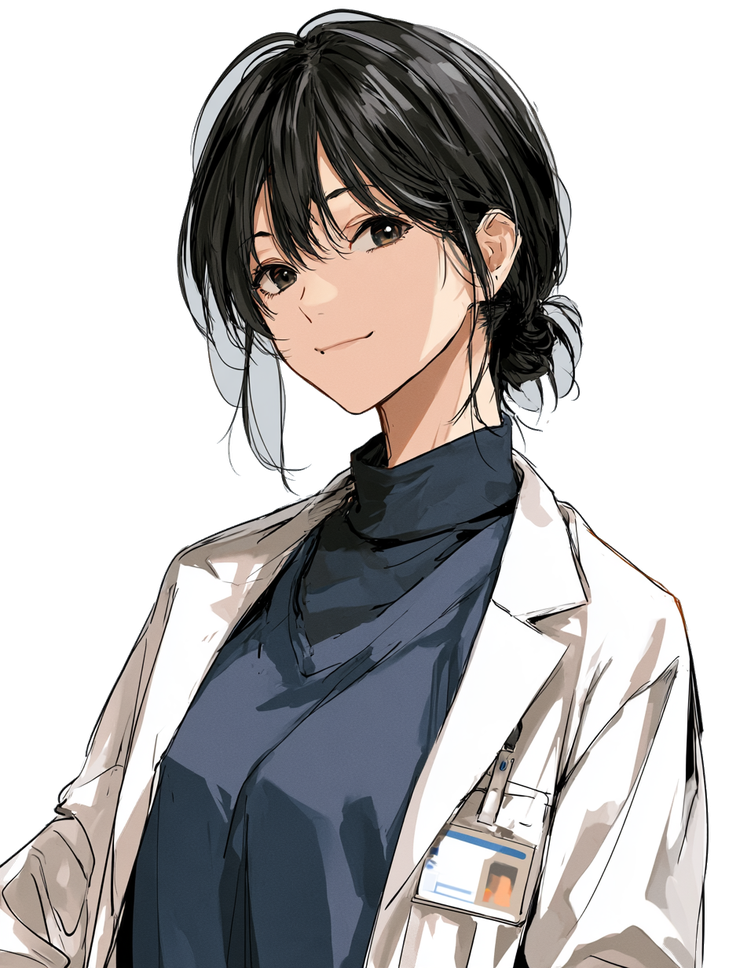
#> input picture assets/portraits/kanae_normal.png, 729 x 968 px, shrunk from 928 x 1232 before the run, found by its file name
$ python cutout.py --tolerance 30 assets/portraits/kanae_normal.png
#> lines starting #> are read from the running program, lines starting #| are printed output that depends on the picture; after the words box and inside, x2 and y2 are one past the last pixel; in counts of white or black regions, pixels touching at a corner belong together
"""立ち絵の背景（MJが描いた無地のグレー）を抜いて透過PNGにする。

やり方:
  1. 四隅から背景色を推定する
  2. 背景色に近い画素のうち、画像の縁からつながっているものだけを塗り分ける
     （単純な色キーだと、白衣の影など内側の似た色まで穴が開く）
  3. 縁がギザつかないよう、境界付近は色の距離に応じて半透明にする

使い方:
  python tools/cutout.py assets/portraits/*.png
  python tools/cutout.py --tolerance 30 assets/portraits/kanae_normal.png
"""

import argparse
import sys
from pathlib import Path

import numpy as np
from PIL import Image

# 背景とみなす色の距離。T_LO 以下は完全に透明、T_HI 以上は完全に不透明。
T_LO = 8.0
T_HI = 34.0


def estimate_background(rgb, patch=12):
    """四隅の中央値を背景色とする。"""
    h, w, _ = rgb.shape
    corners = np.concatenate([
        rgb[:patch, :patch].reshape(-1, 3),
        rgb[:patch, w - patch:].reshape(-1, 3),
        rgb[h - patch:, :patch].reshape(-1, 3),
        rgb[h - patch:, w - patch:].reshape(-1, 3),
    ])
    return np.median(corners, axis=0)


def flood_from_border(mask):
    """mask（背景色に近いか）のうち、画像の縁からつながっている領域だけ True で返す。

    走査線方式。背景の画素を一度ずつ見るだけなので、素のPythonでも十分速い。
    """
    h, w = mask.shape
    out = np.zeros((h, w), dtype=bool)
    m = mask  # 参照を短く

    stack = []
    for x in range(w):
        if m[0, x]:
            stack.append((0, x))
        if m[h - 1, x]:
            stack.append((h - 1, x))
    for y in range(h):
        if m[y, 0]:
            stack.append((y, 0))
        if m[y, w - 1]:
            stack.append((y, w - 1))

    while stack:
        y, x = stack.pop()
        if out[y, x] or not m[y, x]:
            continue

        # 左右に伸ばせるだけ伸ばす
        x0 = x
        while x0 > 0 and m[y, x0 - 1] and not out[y, x0 - 1]:
            x0 -= 1
        x1 = x
        while x1 < w - 1 and m[y, x1 + 1] and not out[y, x1 + 1]:
            x1 += 1
        out[y, x0:x1 + 1] = True

        # 上下の行で、まだ塗っていない背景画素を種にする
        for ny in (y - 1, y + 1):
            if ny < 0 or ny >= h:
                continue
            row_m = m[ny, x0:x1 + 1]
            row_o = out[ny, x0:x1 + 1]
            for i in np.flatnonzero(row_m & ~row_o):
                stack.append((ny, x0 + int(i)))

    return out


def cutout(path, t_lo=T_LO, t_hi=T_HI):
    img = Image.open(path).convert('RGB')
    rgb = np.asarray(img).astype(np.float32)

    bg = estimate_background(rgb)
    dist = np.sqrt(((rgb - bg) ** 2).sum(axis=2))

    background = flood_from_border(dist < t_hi)

    # 背景にムラ（グラデーションやノイズ）がある絵だと、四隅から測った距離が
    # 背景全体で 0 にならず、どこも半透明のままになる。抜けた領域の分布を見て
    # 「ここまでは背景」の線を引き直す。均一な背景なら T_LO のまま動かない。
    inside = dist[background]
    t_lo_eff = float(max(t_lo, np.percentile(inside, 80))) if inside.size else t_lo
    t_hi_eff = max(t_hi, t_lo_eff + 12.0)

    alpha = np.full(dist.shape, 255.0, dtype=np.float32)
    ramp = np.clip((dist - t_lo_eff) / (t_hi_eff - t_lo_eff), 0.0, 1.0) * 255.0
    alpha[background] = ramp[background]

    out = np.dstack([rgb, alpha]).astype(np.uint8)
    Image.fromarray(out, mode='RGBA').save(path)

    transparent = float((alpha == 0).mean())
    partial = float(((alpha > 0) & (alpha < 255)).mean())
    return bg, t_lo_eff, transparent, partial


def main():
    ap = argparse.ArgumentParser()
    ap.add_argument('files', nargs='+')
    ap.add_argument('--tolerance', type=float, default=T_HI,
                    help='背景とみなす色の距離の上限（既定 34）')
    args = ap.parse_args()

    for name in args.files:
        path = Path(name)
        if not path.exists():
            print(f'skip (not found): {path}')
            continue
        bg, t_lo, transparent, partial = cutout(path, T_LO, args.tolerance)
#> in cutout, `img = Image.open(path).convert('RGB')`:
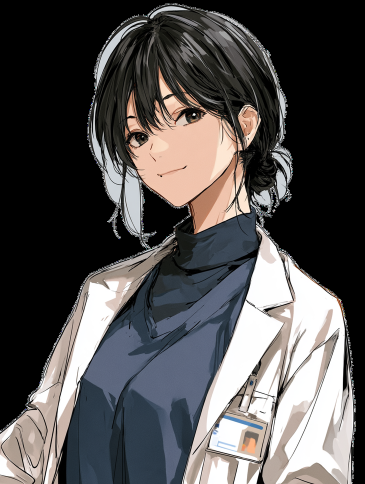
#> img: PIL image 729x968 RGB (shown at 1/2 size); mean R, G, B 82.5, 80.3, 80.3
#> in estimate_background, `corners = np.concatenate([ rgb[:patch, :patch].reshape(-1, 3), rgb[:pa..`: corners = 576 rows, first 8: [0, 0, 0], [0, 0, 0], [0, 0, 0], [0, 0, 0], [0, 0, 0], [0, 0, 0], [0, 0, 0], [0, 0, 0]
#> in cutout, `bg = estimate_background(rgb)`: bg = [0, 0, 0]
#> in flood_from_border, `m = mask`:
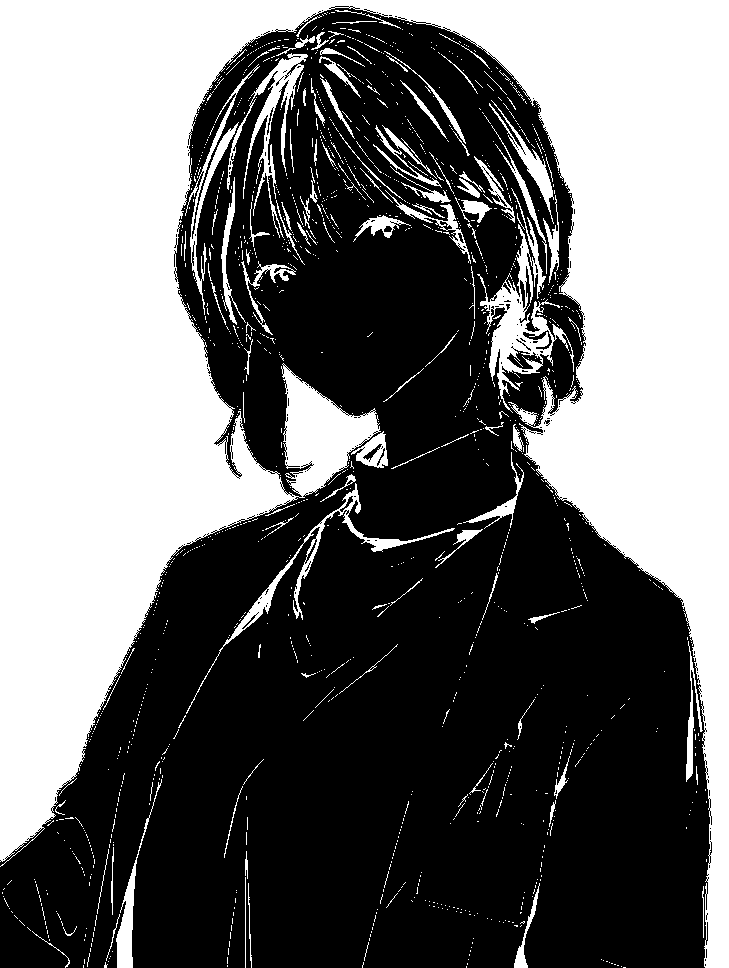
#> m: shape (968, 729) bool; 43.1% white; 1429 white regions (1305 under 20 px), largest, box (x1, y1, x2, y2) and area: (0, 0, 729, 968) 272271, (477, 188, 574, 413) 4743, (227, 53, 308, 238) 2683
#> after the loop in flood_from_border, `for x in range(w):`: stack = 795 pairs, first value 0 to 967, second value 0 to 728
#> after the loop in flood_from_border, `for y in range(h):`: stack = 2625 pairs, first value 0 to 967, second value 0 to 728
#> the loop in flood_from_border, `while stack:` made 267402 passes
#> (y, x) on passes 1 to 3: (967, 728), (966, 728), (965, 728)
#> after the loop in flood_from_border, `while stack:`:
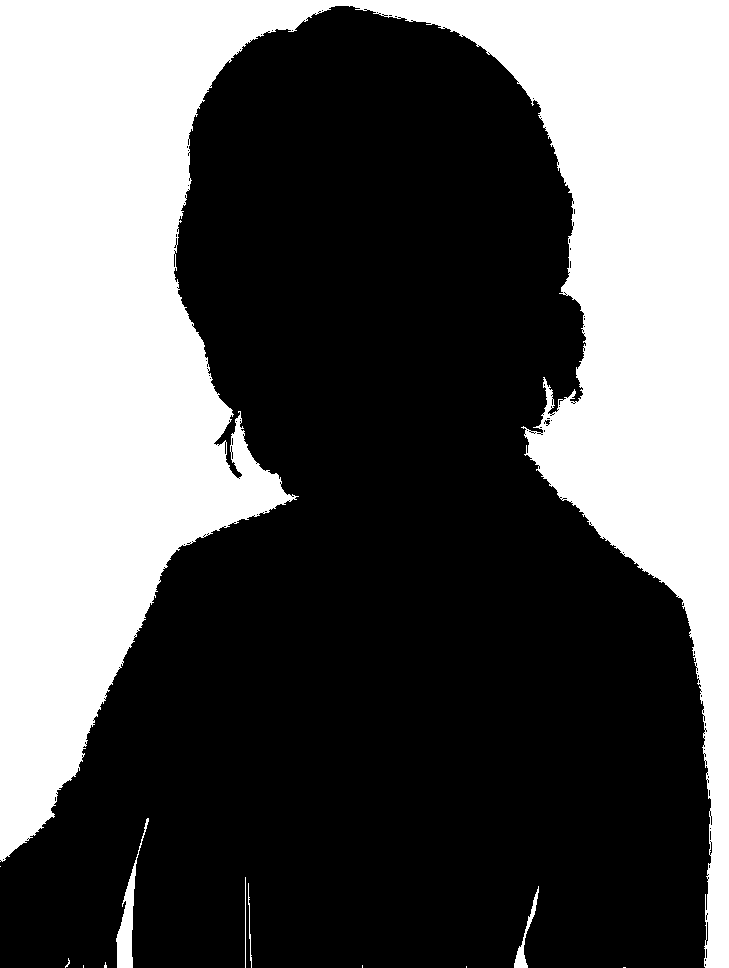
#> out: shape (968, 729) bool; 37.8% white; 12 white regions (7 under 20 px), largest, box (x1, y1, x2, y2) and area: (0, 0, 729, 968) 264663, (116, 818, 149, 968) 1208, (514, 886, 539, 968) 398, (248, 883, 252, 968) 99, (245, 877, 246, 968) 91
#> after the loop in flood_from_border, `while stack:`: stack = []
#> in cutout, `t_lo_eff = float(max(t_lo, np.percentile(inside, 80))) if inside.size ..`: t_lo_eff = 8
#> in cutout, `t_hi_eff = max(t_hi, t_lo_eff + 12.0)`: t_hi_eff = 30
#> in cutout, `ramp = np.clip((dist - t_lo_eff) / (t_hi_eff - t_lo_eff), 0.0, 1.0) * ..`:
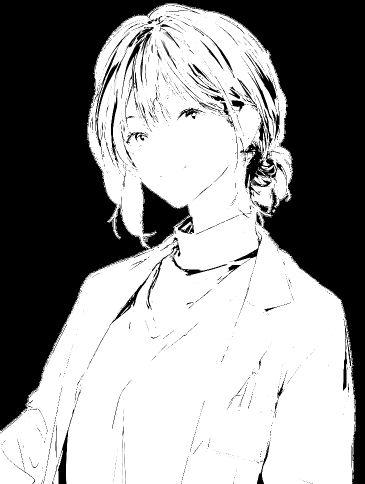
#> ramp: shape (968, 729) float32 (shown at 1/2 size); min 0, max 255, mean 147.6
#> in cutout, `alpha[background] = ramp[background]`:
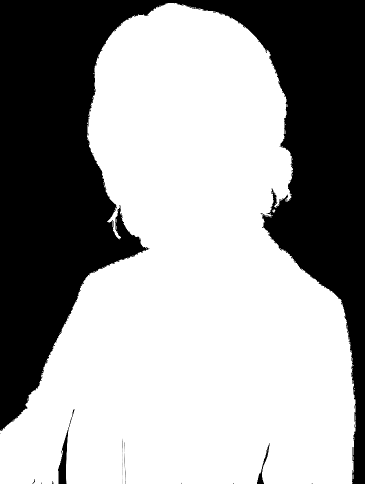
#> alpha: shape (968, 729) float32 (shown at 1/2 size); min 0, max 255, mean 158.8
#> in cutout, `out = np.dstack([rgb, alpha]).astype(np.uint8)`:
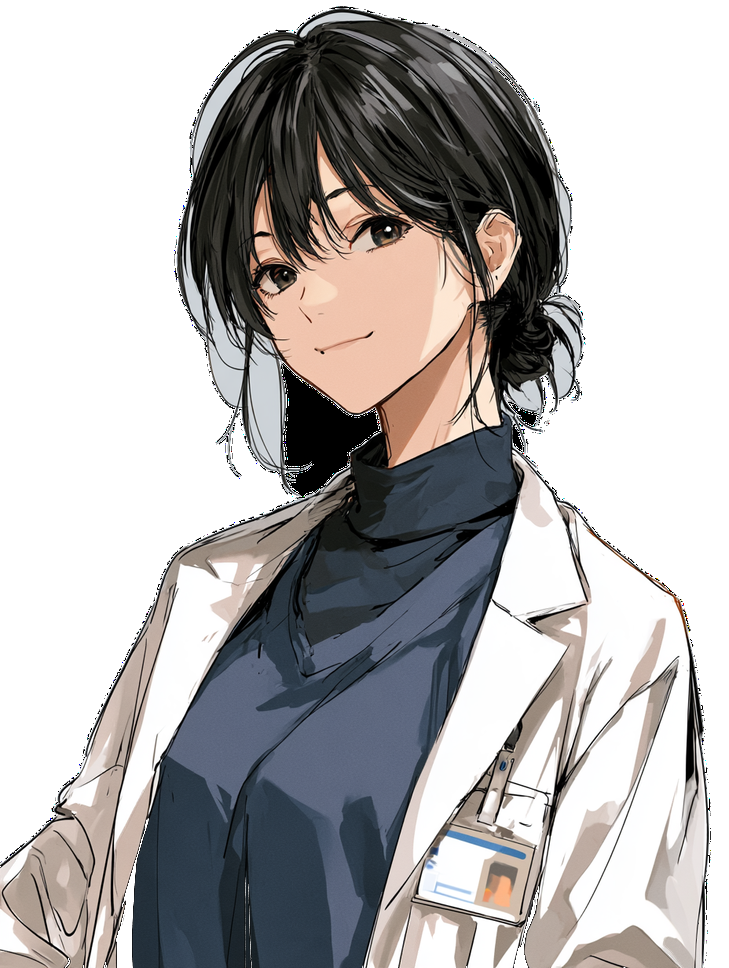
#> out: shape (968, 729, 4); mean R, G, B, A 82.5, 80.3, 80.3, 158.8; transparent parts drawn white
#> in cutout, `transparent = float((alpha == 0).mean())`: transparent = 0.377
#> in cutout, `partial = float(((alpha > 0) & (alpha < 255)).mean())`: partial = 0.000604
#> bg = [0, 0, 0]; t_lo = 8; transparent = 0.377; partial = 0.000604
        print(f'{path.name:22s} bg=({bg[0]:.0f},{bg[1]:.0f},{bg[2]:.0f}) '
              f't_lo={t_lo:5.1f}  clear {transparent * 100:5.1f}%  soft {partial * 100:4.1f}%')
#| kanae_normal.png       bg=(0,0,0) t_lo=  8.0  clear  37.7%  soft  0.1%


if __name__ == '__main__':
    sys.exit(main())
#> (the program exits here)

$ run again, with assets/portraits/kanae_deadpan.png copied over assets/portraits/kanae_normal.png
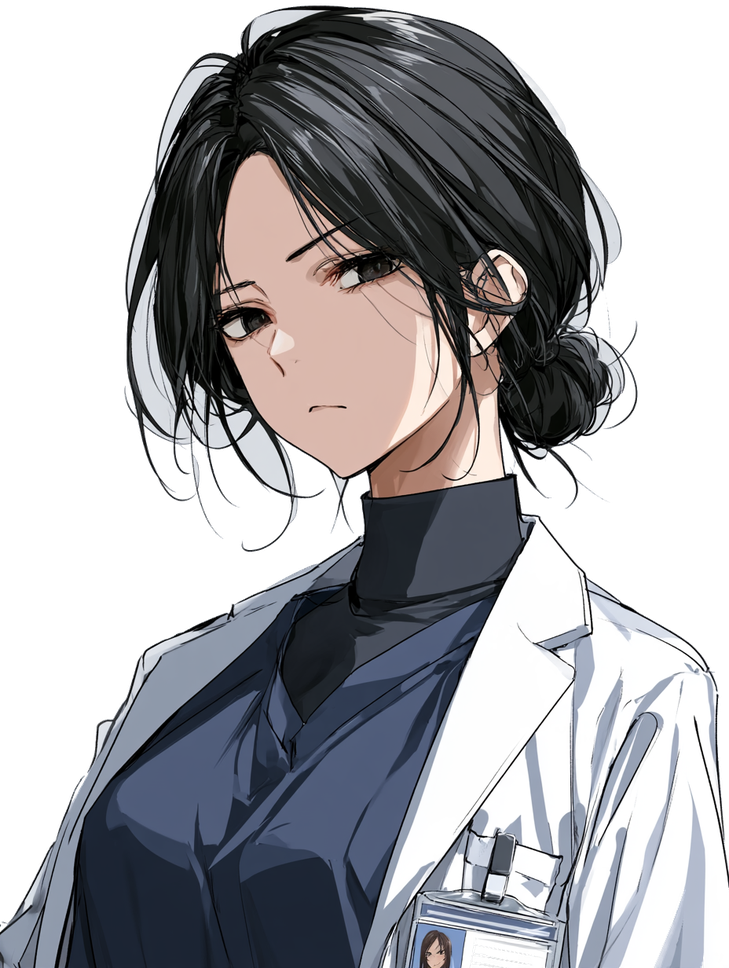
#> input picture assets/portraits/kanae_deadpan.png, 729 x 968 px, shrunk from 928 x 1232 before the run, found by its file name
#> corners = 576 rows, first 8: [0, 0, 0], [0, 0, 0], [0, 0, 0], [0, 0, 0], [0, 0, 0], [0, 0, 0], [0, 0, 0], [0, 0, 0]
#> in cutout, `bg = estimate_background(rgb)`: bg = [18, 18.5, 20.5]
#> in flood_from_border, `m = mask`:
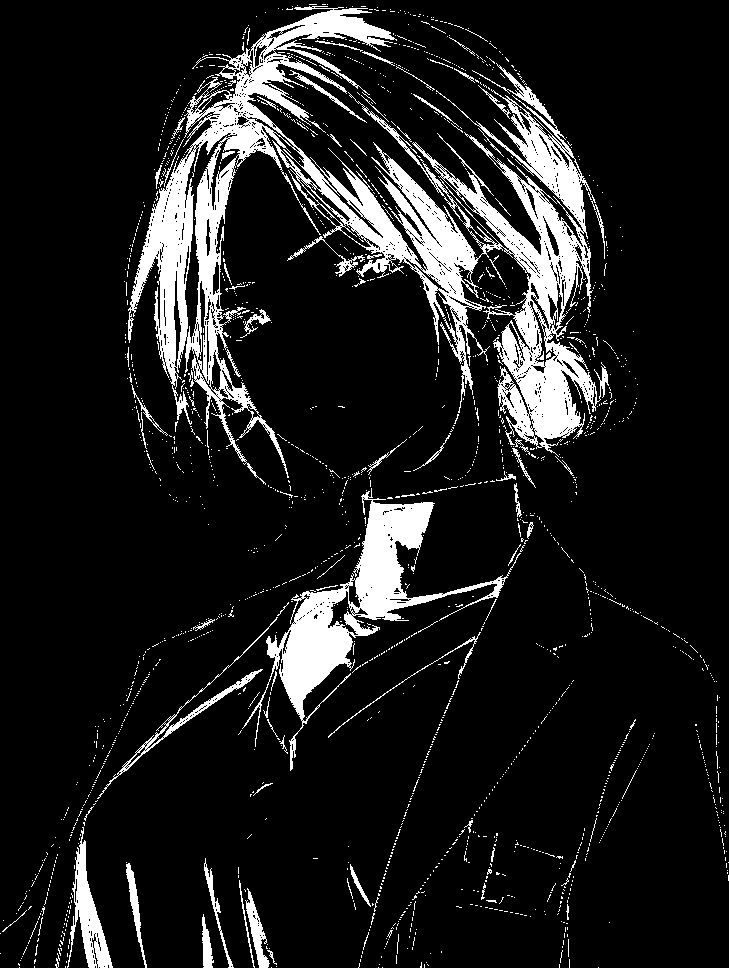
#> m: shape (968, 729) bool; 11.6% white; 1833 white regions (1748 under 20 px), largest, box (x1, y1, x2, y2) and area: (128, 6, 609, 485) 54061, (242, 488, 521, 771) 12843, (67, 827, 113, 968) 2184
#> after the loop in flood_from_border, `for x in range(w):`: stack = 64 pairs, first value 967 to 967, second value 19 to 598
#> after the loop in flood_from_border, `for y in range(h):`: stack = 73 pairs, first value 862 to 967, second value 0 to 728
#> the loop in flood_from_border, `while stack:` made 3912 passes
#> (y, x) on passes 1 to 3: (953, 0), (933, 0), (880, 728)
#> after the loop in flood_from_border, `while stack:`: stack = []
#> inside = 4079 values, max 29.94 at index 205, min 1.22 at index 1810, mean 21.83
#> t_lo_eff = 27.99
#> t_hi_eff = 39.99
#> in cutout, `alpha[background] = ramp[background]`:
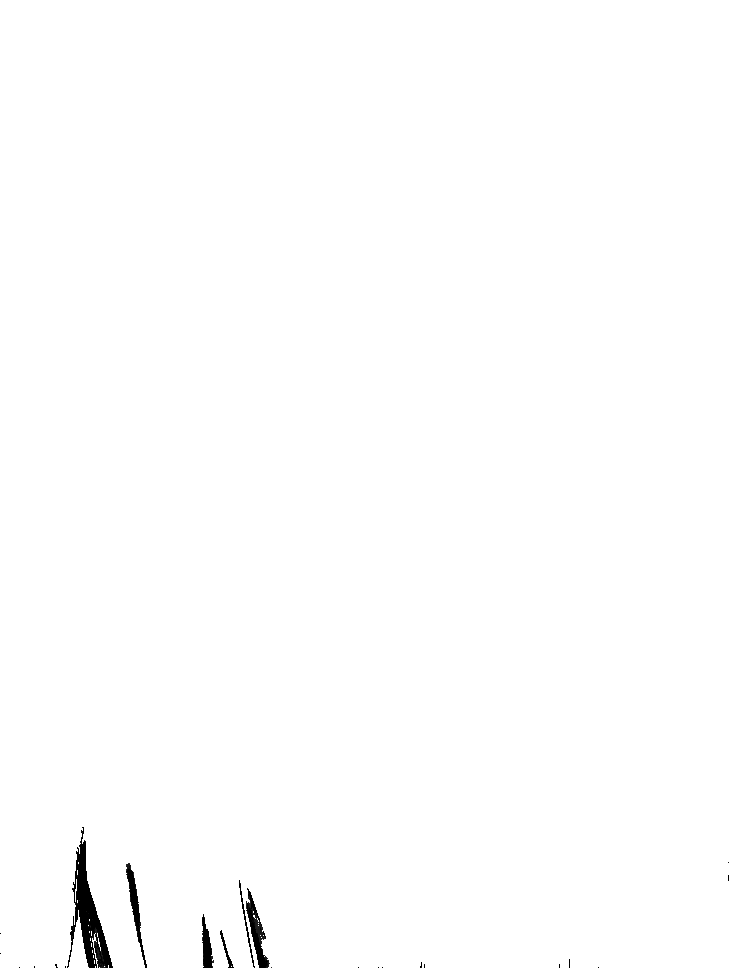
#> alpha: shape (968, 729) float32; min 0, max 255, mean 253.5
#> in cutout, `transparent = float((alpha == 0).mean())`: transparent = 0.00477
#> in cutout, `partial = float(((alpha > 0) & (alpha < 255)).mean())`: partial = 0.00101
#> in main, `bg, t_lo, transparent, partial = cutout(path, T_LO, args.tolerance)`: bg = [18, 18.5, 20.5]; t_lo = 27.99; transparent = 0.00477; partial = 0.00101
#| kanae_normal.png       bg=(18,18,20) t_lo= 28.0  clear   0.5%  soft  0.1%
